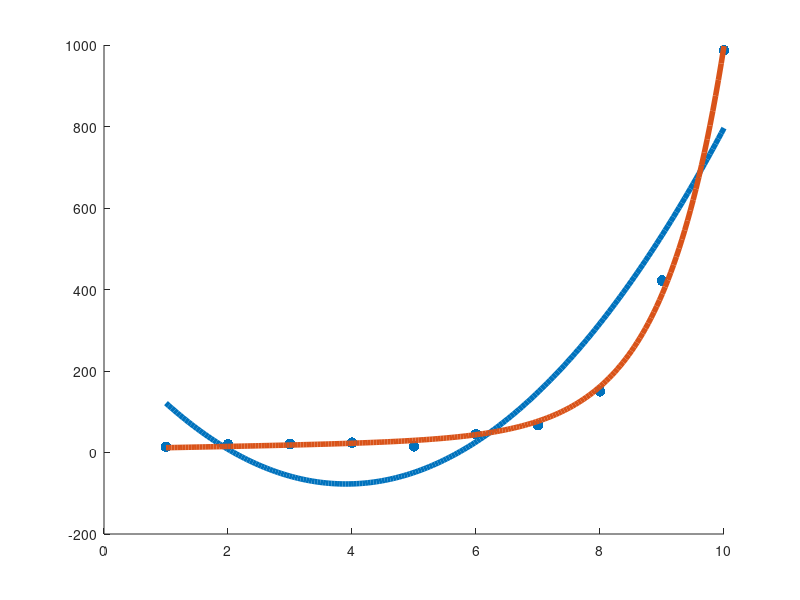

Reproduce this figure in MATLAB.
A_poly=zeros(10,3);
for i =1:10
    A_poly(i,1)=1;
    A_poly(i,2)=i;
    A_poly(i,3)=i*i;
end

A_exp=zeros(10,3);
for i= 1:10
    A_exp(i,1)=1;
    A_exp(i,2)=i;
    A_exp(i,3)=exp(i);
end

b=[14;20;21;24;15;45;67;150;422;987];

[Q_poly, R_poly]=qr(A_poly);
hat_R_poly=R_poly(1:3,1:3);
hat_Q_poly=Q_poly(:,1:3);
x_poly=hat_R_poly \ (hat_Q_poly'*b);

[Q_exp,R_exp]=qr(A_exp);
x_exp=R_exp(1:3,1:3) \ (Q_exp(:,1:3)'*b);


scatter(1:10,b,60,'filled');
hold on
x=linspace(1,10,200);
y_poly=x_poly(1)+x*x_poly(2)+x.*x*x_poly(3);
plot(x,y_poly,'LineWidth',4)
y_exp=x_exp(1)+x*x_exp(2)+exp(x)*x_exp(3);
plot(x,y_exp,"LineWidth",4)


r_poly=Q_poly(:,4:10)'*b;
norm(r_poly,2)
r_exp=Q_exp(:,4:10)'*b;
norm(r_exp,2)


xx_poly=(A_poly'*A_poly) \ (A_poly'*b);
norm(A_poly*xx_poly-b,2)

